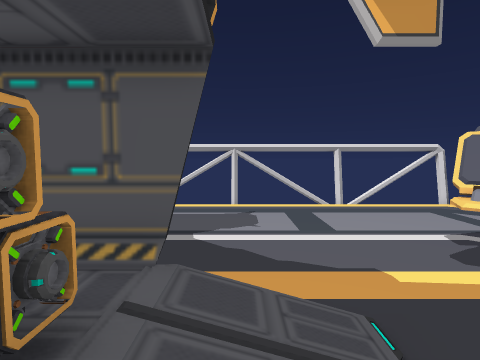
view 1 (above)

21 first-person views from a walk through a scene from a Unity 3-D project. The camera is 1.5 m above the floor, tilts 4° down and sees 80° across. The floor is counted in squares, 1 m on a side. Each view is taken from the middle of a square. On the plan, view 1 faces up. The plan holds only what a view shows up to about 14 squares ahead; the rest is blank. The place goes on beyond the plan.

view 2
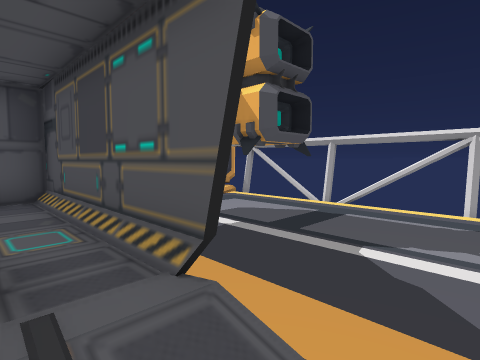

view 3
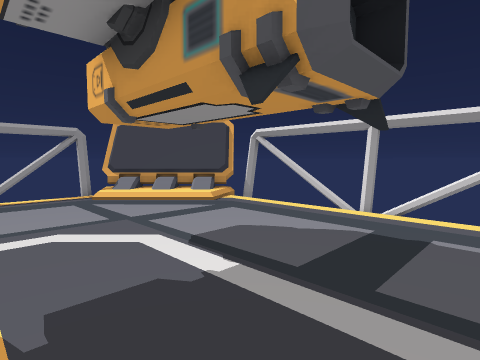

view 4
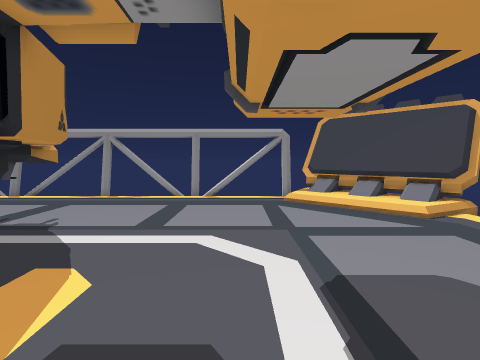

view 5
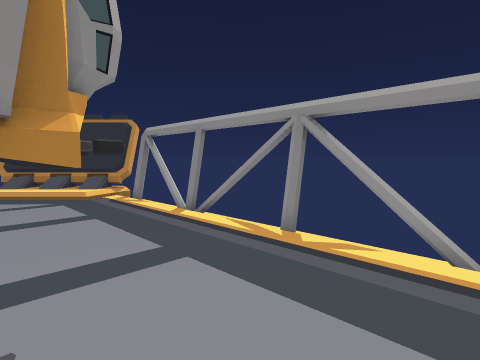

view 6
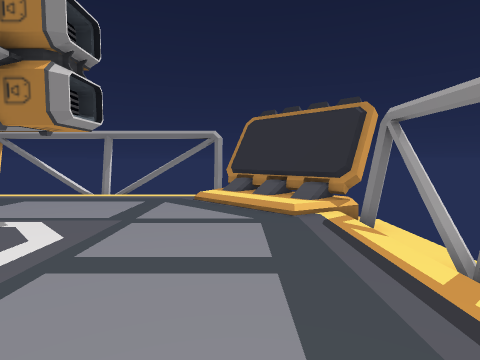

view 7
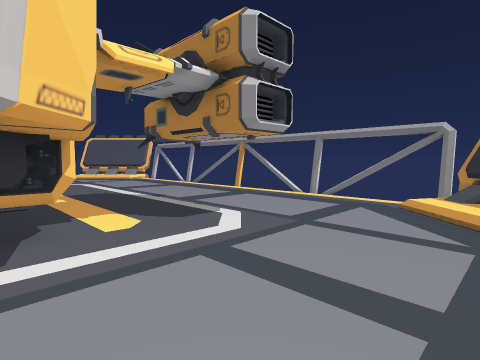

view 8
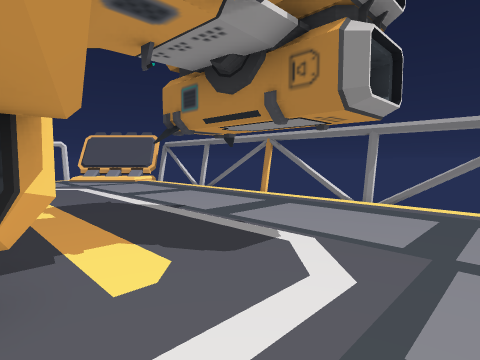

view 9
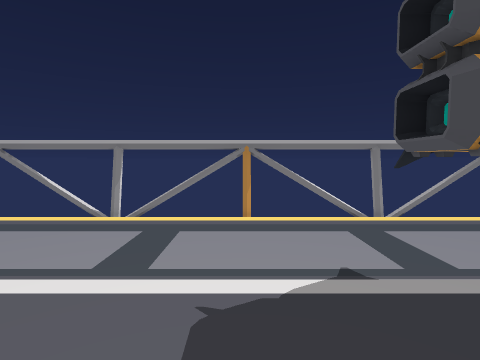

view 10
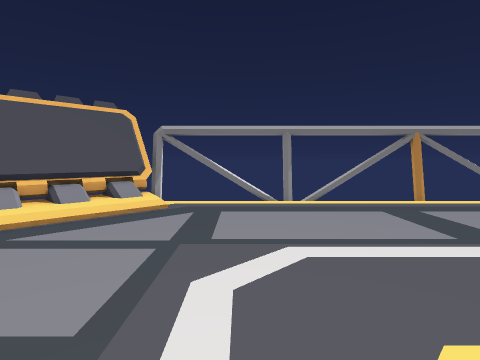

view 11
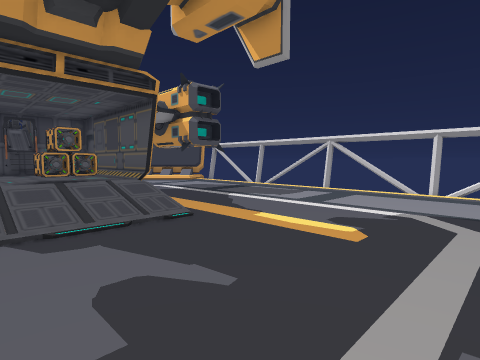

view 12
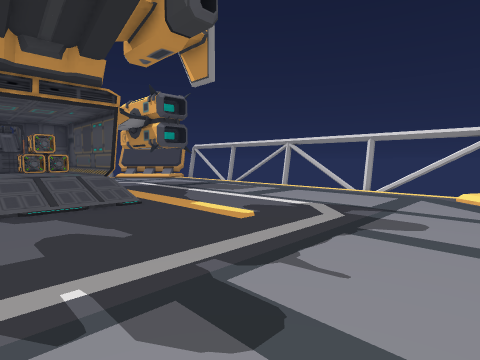

view 13
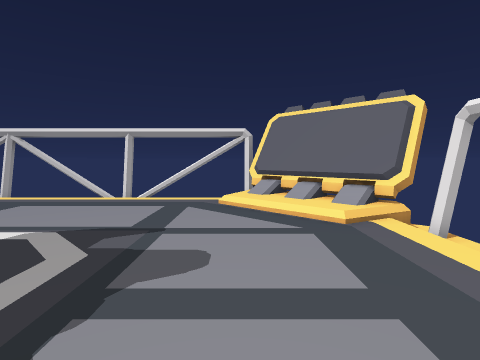

view 14
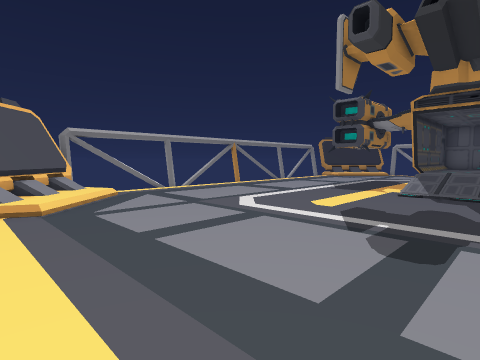

view 15
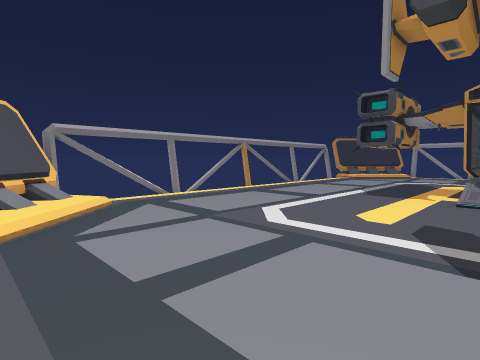

view 16
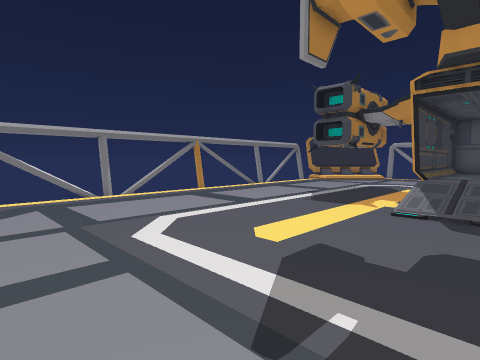

view 17
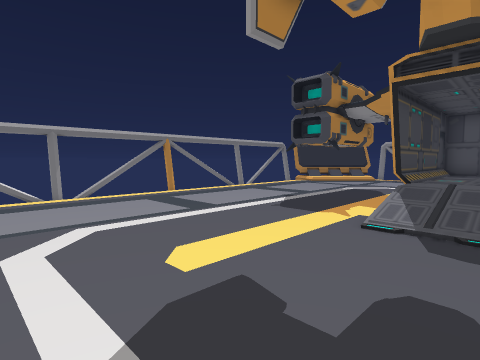

view 18
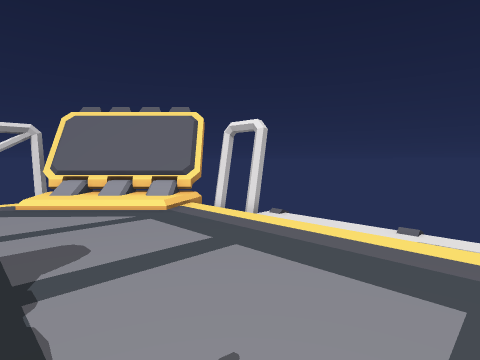

view 19
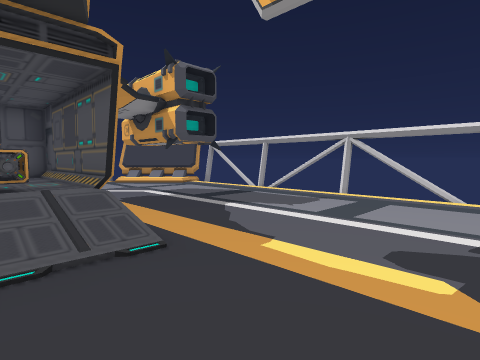

view 20
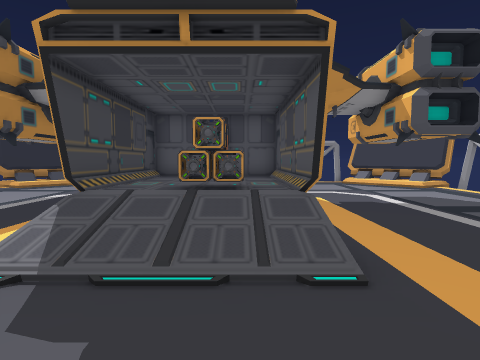

view 21
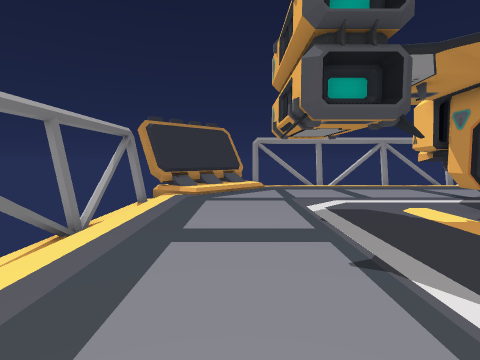

### Floor plan
Key: @ floor where view 1 was taken; # wall or solid block; x gap in a wall; . main floor; : floor 0.25 m higher than the main floor; - floor 0.5 m lower than the main floor; + floor 0.75 m higher than the main floor; / step, stairs or slope; = window, fence, low wall or low ledge; ^ raised ledge; v drop or lower ground; B battery.
Columns run from 16 left of view 1 to 14 right of it. Each row starts with its distance up from view 1.
 15      ####=vv=####### v #####
 14    ###  ==x--      =vxv=  ###
 13    ##/..................../##
 12   ##//....................//##
 11  ##///....................///##
 10 ##///......................///#
  9 #///........................///
  8  /............................/
  7 #/............................/
  6 x/............................/
  5 x/............................/
  4  /........###.##............../
  3 #/......########//............/
  2 -/...#####++++B+//............/
  1 #/...### ^++++B+//............/
  0 -/...#####++++++@/............/
 -1 #/......########//............/
 -2  /........###.##............../
 -3 x/............................/
 -4  /............................/
 -5 #/............................
 -6 -/............................
 -7 #///........................//
 -8 ##///......................///
 -9  ##/:/..................../:/##
-10   ##//....................//##
-11    ##/..................../##
-12     ##--------      ---   ##
-13      ####vvv=#######vvv#####

Where each view was taken, in squares from view 1:
view 1: 0 up, 0 right, facing up
view 2: 2 up, 1 right, facing up-left
view 3: 5 up, 2 left, facing up-left
view 4: 7 up, 3 left, facing left
view 5: 5 up, 10 left, facing down-left
view 6: 1 up, 12 left, facing down
view 7: 0 up, 13 left, facing down-right
view 8: 1 down, 10 left, facing down-right
view 9: 1 down, 0 right, facing down
view 10: 1 down, 7 right, facing down
view 11: 1 down, 8 right, facing up-left
view 12: 1 down, 11 right, facing up-left
view 13: 2 up, 10 right, facing up
view 14: 2 up, 14 right, facing down-left
view 15: 0 up, 13 right, facing down-left
view 16: 1 up, 10 right, facing down-left
view 17: 1 up, 8 right, facing down-left
view 18: 1 up, 8 right, facing up-right
view 19: 1 up, 6 right, facing up-left
view 20: 2 up, 5 right, facing left
view 21: 8 down, 2 right, facing left
